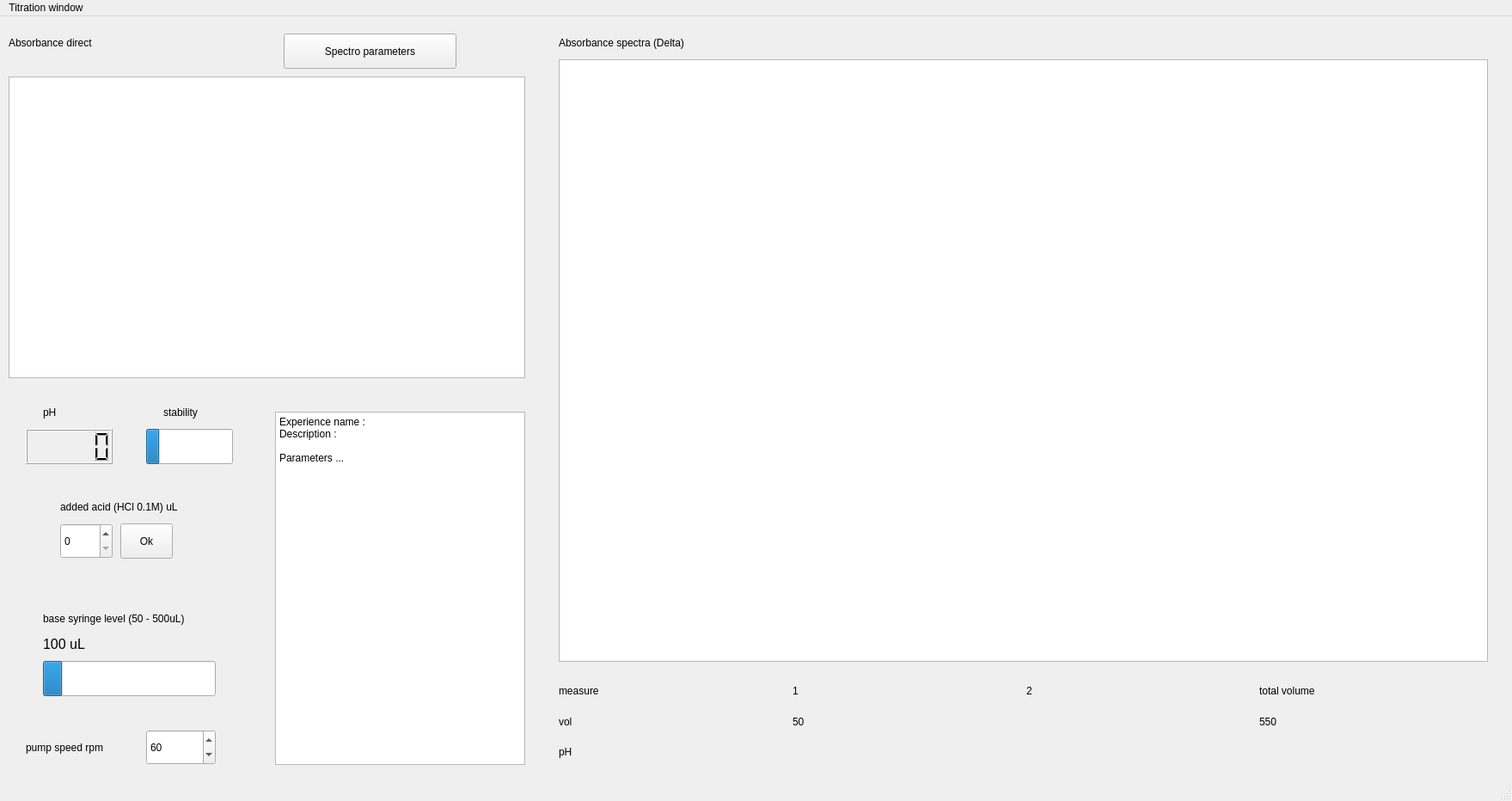
<?xml version="1.0" encoding="UTF-8"?>
<ui version="4.0">
 <class>MainWindow</class>
 <widget class="QMainWindow" name="MainWindow">
  <property name="geometry">
   <rect>
    <x>0</x>
    <y>0</y>
    <width>1759</width>
    <height>932</height>
   </rect>
  </property>
  <property name="tabletTracking">
   <bool>false</bool>
  </property>
  <property name="windowTitle">
   <string>MainWindow</string>
  </property>
  <property name="iconSize">
   <size>
    <width>18</width>
    <height>27</height>
   </size>
  </property>
  <widget class="QWidget" name="centralwidget">
   <widget class="QLCDNumber" name="direct_pH">
    <property name="geometry">
     <rect>
      <x>30</x>
      <y>480</y>
      <width>101</width>
      <height>41</height>
     </rect>
    </property>
   </widget>
   <widget class="QProgressBar" name="stabilisation_level">
    <property name="geometry">
     <rect>
      <x>170</x>
      <y>480</y>
      <width>101</width>
      <height>41</height>
     </rect>
    </property>
    <property name="maximum">
     <number>100</number>
    </property>
    <property name="value">
     <number>15</number>
    </property>
    <property name="textVisible">
     <bool>false</bool>
    </property>
    <property name="orientation">
     <enum>Qt::Horizontal</enum>
    </property>
    <property name="format">
     <string>%p%</string>
    </property>
   </widget>
   <widget class="QGraphicsView" name="direct_abs">
    <property name="geometry">
     <rect>
      <x>10</x>
      <y>70</y>
      <width>601</width>
      <height>351</height>
     </rect>
    </property>
   </widget>
   <widget class="QLabel" name="label_pH">
    <property name="geometry">
     <rect>
      <x>50</x>
      <y>440</y>
      <width>61</width>
      <height>41</height>
     </rect>
    </property>
    <property name="text">
     <string>pH</string>
    </property>
   </widget>
   <widget class="QLabel" name="label_direct_abs">
    <property name="geometry">
     <rect>
      <x>10</x>
      <y>10</y>
      <width>171</width>
      <height>41</height>
     </rect>
    </property>
    <property name="text">
     <string>Absorbance direct</string>
    </property>
   </widget>
   <widget class="QLabel" name="label_stability">
    <property name="geometry">
     <rect>
      <x>190</x>
      <y>440</y>
      <width>71</width>
      <height>41</height>
     </rect>
    </property>
    <property name="text">
     <string>stability</string>
    </property>
   </widget>
   <widget class="QPushButton" name="ajout_ok">
    <property name="geometry">
     <rect>
      <x>140</x>
      <y>590</y>
      <width>61</width>
      <height>41</height>
     </rect>
    </property>
    <property name="text">
     <string>Ok</string>
    </property>
   </widget>
   <widget class="QLabel" name="label_base_level">
    <property name="geometry">
     <rect>
      <x>50</x>
      <y>680</y>
      <width>251</width>
      <height>41</height>
     </rect>
    </property>
    <property name="autoFillBackground">
     <bool>false</bool>
    </property>
    <property name="text">
     <string>base syringe level (50 - 500uL)</string>
    </property>
   </widget>
   <widget class="QLabel" name="base_level_number">
    <property name="geometry">
     <rect>
      <x>50</x>
      <y>710</y>
      <width>101</width>
      <height>41</height>
     </rect>
    </property>
    <property name="font">
     <font>
      <pointsize>12</pointsize>
     </font>
    </property>
    <property name="text">
     <string>100 uL</string>
    </property>
   </widget>
   <widget class="QProgressBar" name="base_level_bar">
    <property name="geometry">
     <rect>
      <x>50</x>
      <y>750</y>
      <width>201</width>
      <height>41</height>
     </rect>
    </property>
    <property name="minimum">
     <number>50</number>
    </property>
    <property name="maximum">
     <number>500</number>
    </property>
    <property name="value">
     <number>100</number>
    </property>
    <property name="textVisible">
     <bool>false</bool>
    </property>
    <property name="orientation">
     <enum>Qt::Horizontal</enum>
    </property>
    <property name="invertedAppearance">
     <bool>false</bool>
    </property>
    <property name="format">
     <string>%p%</string>
    </property>
   </widget>
   <widget class="QLabel" name="label_pump_speed">
    <property name="geometry">
     <rect>
      <x>30</x>
      <y>830</y>
      <width>171</width>
      <height>41</height>
     </rect>
    </property>
    <property name="text">
     <string>pump speed rpm</string>
    </property>
   </widget>
   <widget class="QPushButton" name="background_and_reference">
    <property name="geometry">
     <rect>
      <x>330</x>
      <y>20</y>
      <width>201</width>
      <height>41</height>
     </rect>
    </property>
    <property name="text">
     <string>Spectro parameters</string>
    </property>
   </widget>
   <widget class="QGraphicsView" name="delta_all_abs">
    <property name="geometry">
     <rect>
      <x>650</x>
      <y>50</y>
      <width>1081</width>
      <height>701</height>
     </rect>
    </property>
   </widget>
   <widget class="QLabel" name="label_delta_abs">
    <property name="geometry">
     <rect>
      <x>650</x>
      <y>10</y>
      <width>371</width>
      <height>41</height>
     </rect>
    </property>
    <property name="text">
     <string>Absorbance spectra (Delta)</string>
    </property>
   </widget>
   <widget class="QWidget" name="gridLayoutWidget_2">
    <property name="geometry">
     <rect>
      <x>650</x>
      <y>770</y>
      <width>1081</width>
      <height>101</height>
     </rect>
    </property>
    <layout class="QGridLayout" name="grid_all_pH_vol">
     <item row="2" column="0">
      <widget class="QLabel" name="label_2">
       <property name="text">
        <string>pH</string>
       </property>
      </widget>
     </item>
     <item row="1" column="1">
      <widget class="QLabel" name="label_3">
       <property name="text">
        <string>50</string>
       </property>
      </widget>
     </item>
     <item row="0" column="1">
      <widget class="QLabel" name="label_5">
       <property name="text">
        <string>1</string>
       </property>
      </widget>
     </item>
     <item row="0" column="2">
      <widget class="QLabel" name="label_6">
       <property name="text">
        <string>2</string>
       </property>
      </widget>
     </item>
     <item row="1" column="0">
      <widget class="QLabel" name="label">
       <property name="text">
        <string>vol</string>
       </property>
      </widget>
     </item>
     <item row="0" column="0">
      <widget class="QLabel" name="label_4">
       <property name="text">
        <string>measure</string>
       </property>
      </widget>
     </item>
     <item row="1" column="3">
      <widget class="QLabel" name="label_7">
       <property name="text">
        <string>550</string>
       </property>
      </widget>
     </item>
     <item row="0" column="3">
      <widget class="QLabel" name="label_8">
       <property name="text">
        <string>total volume</string>
       </property>
      </widget>
     </item>
    </layout>
   </widget>
   <widget class="QLabel" name="added_acid_label">
    <property name="geometry">
     <rect>
      <x>70</x>
      <y>550</y>
      <width>211</width>
      <height>41</height>
     </rect>
    </property>
    <property name="autoFillBackground">
     <bool>false</bool>
    </property>
    <property name="text">
     <string>added acid (HCl 0.1M) uL</string>
    </property>
   </widget>
   <widget class="QSpinBox" name="added_acid">
    <property name="geometry">
     <rect>
      <x>70</x>
      <y>590</y>
      <width>61</width>
      <height>41</height>
     </rect>
    </property>
   </widget>
   <widget class="QPlainTextEdit" name="experiment_parameters">
    <property name="geometry">
     <rect>
      <x>320</x>
      <y>460</y>
      <width>291</width>
      <height>411</height>
     </rect>
    </property>
    <property name="plainText">
     <string>Experience name :
Description :

Parameters ...</string>
    </property>
   </widget>
   <widget class="QDoubleSpinBox" name="pump_speed_rpm">
    <property name="geometry">
     <rect>
      <x>170</x>
      <y>830</y>
      <width>81</width>
      <height>41</height>
     </rect>
    </property>
    <property name="accessibleName">
     <string/>
    </property>
    <property name="decimals">
     <number>0</number>
    </property>
    <property name="maximum">
     <double>240.000000000000000</double>
    </property>
    <property name="singleStep">
     <double>0.000000000000000</double>
    </property>
    <property name="value">
     <double>60.000000000000000</double>
    </property>
   </widget>
  </widget>
  <widget class="QMenuBar" name="menubar">
   <property name="geometry">
    <rect>
     <x>0</x>
     <y>0</y>
     <width>1759</width>
     <height>18</height>
    </rect>
   </property>
   <widget class="QMenu" name="panneau_de_titration">
    <property name="title">
     <string>Titration window</string>
    </property>
   </widget>
   <addaction name="panneau_de_titration"/>
  </widget>
  <widget class="QStatusBar" name="statusbar"/>
  <action name="actionTitration_window">
   <property name="text">
    <string>Titration window</string>
   </property>
  </action>
 </widget>
 <resources/>
 <connections/>
</ui>
